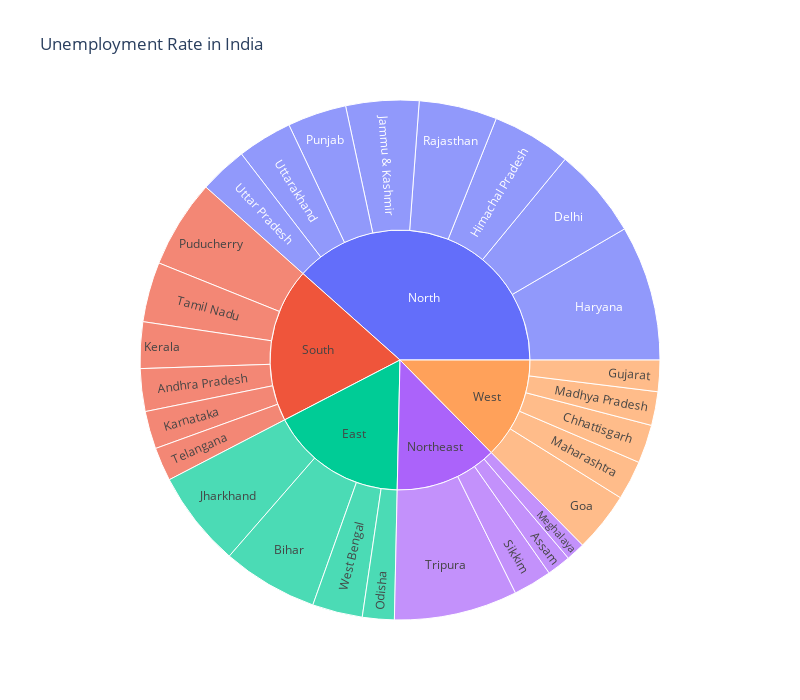

Source (notebook cell):
### Code cell
unemployment = data[['States','Region','Estimated Unemployment Rate']]
figure = px.sunburst(unemployment,path=['Region','States'],
                     values='Estimated Unemployment Rate',
                     width=800,height=700, color_continuous_scale='RdY1Gn',
                     title="Unemployment Rate in India")
figure.show()

### Figure 1 — Plotly figure (JSON) as saved in the notebook; plotly's stock layout.template omitted (floating-point values rounded to 4 significant figures)
{"data": [{"branchvalues": "total", "domain": {"x": [0, 1], "y": [0, 1]}, "hovertemplate": "labels=%{label}<br>Estimated Unemployment Rate=%{value}<br>parent=%{parent}<br>id=%{id}<extra></extra>", "ids": ["South/Andhra Pradesh", "Northeast/Assam", "East/Bihar", "West/Chhattisgarh", "North/Delhi", "West/Goa", "West/Gujarat", "North/Haryana", "North/Himachal Pradesh", "North/Jammu & Kashmir", "East/Jharkhand", "South/Karnataka", "South/Kerala", "West/Madhya Pradesh", "West/Maharashtra", "Northeast/Meghalaya", "East/Odisha", "South/Puducherry", "North/Punjab", "North/Rajasthan", "Northeast/Sikkim", "South/Tamil Nadu", "South/Telangana", "Northeast/Tripura", "North/Uttar Pradesh", "North/Uttarakhand", "East/West Bengal", "East", "North", "Northeast", "South", "West"], "labels": ["Andhra Pradesh", "Assam", "Bihar", "Chhattisgarh", "Delhi", "Goa", "Gujarat", "Haryana", "Himachal Pradesh", "Jammu & Kashmir", "Jharkhand", "Karnataka", "Kerala", "Madhya Pradesh", "Maharashtra", "Meghalaya", "Odisha", "Puducherry", "Punjab", "Rajasthan", "Sikkim", "Tamil Nadu", "Telangana", "Tripura", "Uttar Pradesh", "Uttarakhand", "West Bengal", "East", "North", "Northeast", "South", "West"], "name": "", "parents": ["South", "Northeast", "East", "West", "North", "West", "West", "North", "North", "North", "East", "South", "South", "West", "West", "Northeast", "East", "South", "North", "North", "Northeast", "South", "South", "Northeast", "North", "North", "East", "", "", "", "", ""], "type": "sunburst", "values": [86.64, 48.56, 194.7, 78.19, 184.1, 121.7, 63.76, 274.8, 160.7, 148.3, 195.4, 76.68, 94.34, 68.54, 79.79, 38.66, 64.62, 179.4, 119.8, 158.7, 78.34, 121.9, 68.33, 250.6, 97.37, 111.6, 101.9, 556.6, 1255.0, 416.1, 627.3, 411.9]}], "layout": {"height": 700, "legend": {"tracegroupgap": 0}, "title": {"text": "Unemployment Rate in India"}, "width": 800}}
